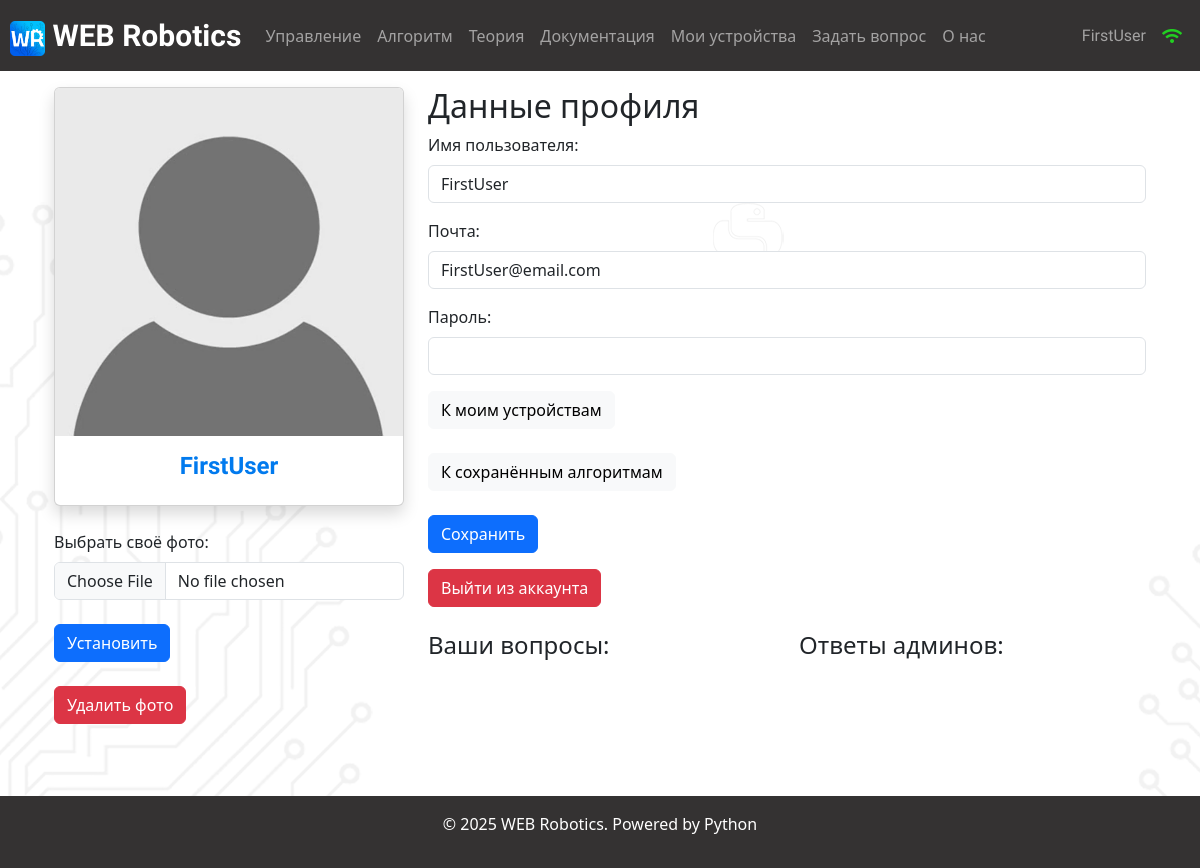
/account (signed in), run on the app's committed database.
### data/users.py (models this page shows, shortened)
class User(SqlAlchemyBase, UserMixin):
    __tablename__ = 'users'
    id = sqlalchemy.Column(sqlalchemy.Integer,
                           primary_key=True, autoincrement=True)
    name = sqlalchemy.Column(sqlalchemy.String, nullable=True)
    email = sqlalchemy.Column(sqlalchemy.String,
                              index=True, unique=True, nullable=True)
    hashed_password = sqlalchemy.Column(sqlalchemy.String, nullable=True)
    src_avatar = sqlalchemy.Column(sqlalchemy.String, nullable=False, default=DEFAULT_PROFILE_PHOTO)
    saved_algorithms = orm.relationship("Saved_algorithm", back_populates='user')
    devices = orm.relationship("Devices", back_populates='user')
    questions = orm.relationship("Question", back_populates='user')

### main.py (the view, shortened to what this page needs)
@app.route('/account', methods=['GET', 'POST'])
def account():
    form = ProfileEditingForm()
    db_sess = db_session.create_session()
    questions = []
    answers = []
    if request.method == "GET":
        users = db_sess.query(User).filter(User.id == current_user.id).first()
        if users:
            form.name.data = users.name
            form.email.data = users.email
            form.password.data = ''
        db_answer = db_sess.query(Question).filter(Question.user_id == users.id)
        for q in db_answer:
            questions.append(q)
        for i in questions:
            answer = db_sess.query(Answer).filter(Answer.question_id == i.id).first()
            if answer is not None:
                answers.append(answer)
    return render_template('account.html', form=form, questions=questions,
                           answers=answers, message="", input_src=current_user.src_avatar)

### forms/authorization.py
class ProfileEditingForm(FlaskForm):
    name = StringField('Имя пользователя:', validators=[DataRequired()])
    email = EmailField('Почта:', validators=[DataRequired()])
    password = PasswordField('Пароль:')
    submit = SubmitField('Сохранить')

### data/db_session.py (called while the page is built)
def create_session() -> Session:
    global __factory
    return __factory()

### main.py (called while the page is built)
@login_manager.user_loader
def load_user(user_id):
    db_sess = db_session.create_session()
    return db_sess.query(User).get(user_id)

### templates/account.html (shortened to what this page needs)
{% extends "base.html" %}
{% block content %}
<div class="container">
    <div class="row">
        <div class="col-md-auto">
            <div class="card mb-4 shadow" style="width: 350px">
                <img src="{{input_src}}" class="card-img-top" alt="">
                <div class="card-body">
                    <h4 style="text-align: center; font-family: Tektur, sans-serif;
  font-optical-sizing: auto;
  font-weight: 600;
  font-style: normal;
  color: #017aee">
                        {{ current_user.name }}
                    </h4>
                </div>
            </div>
            <div>
                <form method="post" enctype="multipart/form-data">
                    <div>
	                    <label for="photo" class="form-label" style="font-weight: 500"> Выбрать своё фото: </label>
                        <input class="form-control" type="file" accept=".jpg" id="photo" name="profile_photo">
                    </div>
                    <br>
                    <button type="submit" class="btn btn-primary"> Установить </button>
                </form>
                <br>
                <a href="/delete_photo" class="btn btn-danger"> Удалить фото </a>
            </div>
        </div>
        <div class="col">
            <h2> Данные профиля </h2>
            <form action="" method="post">
                <div class="mb-3">
                    {{ form.name.label(class="form-label") }}
                    {{ form.name(class="form-control") }}
                </div>
                <div class="mb-3">
                    {{ form.email.label(class="form-label") }}
                    {{ form.email(class="form-control", type="email") }}
                </div>
                <div class="mb-3">
                    {{ form.password.label(class="form-label") }}
                    {{ form.password(class="form-control", type="password") }}
                </div>
                <a href="/devices" class="btn btn-light"> К моим устройствам </a>
                <br>
                <br>
                <a href="/saved_algorithms" class="btn btn-light"> К сохранённым алгоритмам </a>
                <br>
                <br>
                <div class="mb-3">
                    {{ form.submit(class="btn btn-primary") }}
                </div>
            </form>
            <a href="/logout" class="btn btn-danger"> Выйти из аккаунта </a>
            <br>
            <br>
            <div class="row">
                <div class = "col">
                    <h4> Ваши вопросы: </h4>
                </div>
                <div class = "col">
                    <h4> Ответы админов: </h4>
                </div>
            </div>
        </div>
    </div>
</div>
{% for i in range(3) %}
    <br>
{% endfor %}
{% endblock %}

### templates/base.html (shortened to what this page needs)
<!DOCTYPE html>
<html lang="en">
<head>
    <link rel="stylesheet" href="https://cdnjs.cloudflare.com/ajax/libs/font-awesome/5.15.4/css/all.min.css">
    <link href="https://cdn.jsdelivr.net/npm/bootstrap@5.3.0-alpha1/dist/css/bootstrap.min.css" rel="stylesheet">
    <link rel="stylesheet" href="https://cdnjs.cloudflare.com/ajax/libs/codemirror/5.65.12/codemirror.min.css">
</head>
<body background="static/img/background_1.png" style="background-position:-20px 20px; background-repeat:no-repeat; position: relative;">
<header>
    <nav class="navbar navbar-expand-lg sticky-top navbar-dark"
         style="background-color: #343232; padding-left: 10px; padding-right: 10px;">
        <a class="navbar-brand" href="/main"
           style="font-size: 30px; font-family: Tektur, sans-serif; font-optical-sizing: auto; font-weight: 900; font-style: normal; font-variation-settings: wdth 100;">
            <img src="static/img/WEB_Robotics_logo.png" alt="" width="35" height="35"
                 class="d-inline-block align-text-centre">
            WEB Robotics
        </a>
        <div class="collapse navbar-collapse" id="navbarNav_upper">
            <ul class="navbar-nav mr-auto">
                <li class="nav-item">
                    <a class="nav-link" href="/control">Управление <span class="sr-only">(current)</span></a>
                </li>
                <li class="nav-item">
                    <a class="nav-link" href="/algorithm">Алгоритм</a>
                </li>
                <li class="nav-item">
                    <a class="nav-link" href="/theory">Теория</a>
                </li>
                <li class="nav-item">
                    <a class="nav-link" href="/documentation">Документация</a>
                </li>
                <li class="nav-item">
                    <a class="nav-link" href="/devices">Мои устройства</a>
                </li>
                <li class="nav-item">
                    <a class="nav-link" href="/questions">Задать вопрос</a>
                </li>
                <li class="nav-item">
                    <a class="nav-link" href="/about">О нас</a>
                </li>
            </ul>
            <ul class="navbar-nav ms-auto">
                {% if current_user.is_authenticated %}
                <li class="nav-item">
                    {% set lnk = "/account" %}
                    {% if current_user.name == "Admin" %}
                        {% set lnk = "/admin_account" %}
                    {% endif %}
                    <a class="nav-link" href={{lnk}} style="font-family: Tektur,
                    sans-serif; font-optical-sizing: auto; font-weight: 20;
                    font-style: normal; font-variation-settings: wdth 100;">
                        {{current_user.name}}
                    </a>
                </li>
                <li class="nav-item">
                    <a class="nav-link" href='/devices'>
                        <i class="fa fa-wifi" aria-hidden="true" style="color: #22cf22"></i>
                    </a>
                </li>
                {% else %}
                <li class="nav-item">
                    <a class="nav-link" href="/login"><i class="fas fa-2x fa-user"></i></a>
                </li>
                {% endif %}
            </ul>
        </div>
    </nav>
    <p>
    <main role="main" class="container">
        {% block content %}{% endblock %}
    </main>
    <div class='wrapper'>
    <footer class="text-white text-center py-3" style="background-color: #343232;">
    <p>© 2025 WEB Robotics. Powered by Python </p>
    </footer>
    </div>
</header>
</body>
</html>

### data on the page
User: name "FirstUser", src_avatar (picture), email "FirstUser@email.com"
